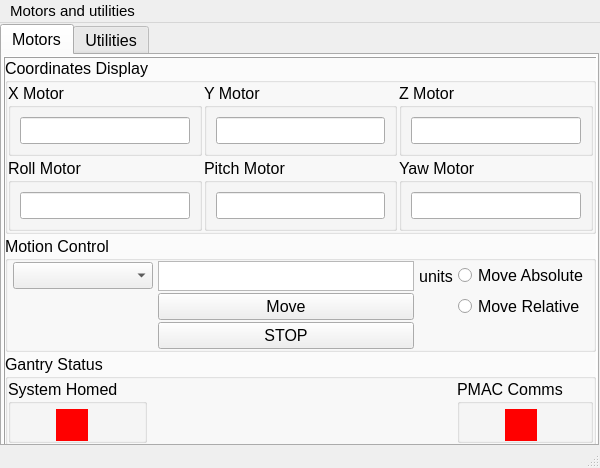
<?xml version="1.0" encoding="UTF-8"?>
<ui version="4.0">
 <class>Motors</class>
 <widget class="QMainWindow" name="Motors">
  <property name="geometry">
   <rect>
    <x>0</x>
    <y>0</y>
    <width>600</width>
    <height>468</height>
   </rect>
  </property>
  <property name="sizePolicy">
   <sizepolicy hsizetype="Ignored" vsizetype="Ignored">
    <horstretch>0</horstretch>
    <verstretch>0</verstretch>
   </sizepolicy>
  </property>
  <property name="maximumSize">
   <size>
    <width>1000000</width>
    <height>1000000</height>
   </size>
  </property>
  <property name="font">
   <font>
    <pointsize>11</pointsize>
   </font>
  </property>
  <property name="windowTitle">
   <string notr="true">Gantry Motor Controller</string>
  </property>
  <property name="toolTip">
   <string notr="true"/>
  </property>
  <property name="statusTip">
   <string notr="true"/>
  </property>
  <property name="whatsThis">
   <string notr="true"/>
  </property>
  <property name="accessibleName">
   <string notr="true"/>
  </property>
  <widget class="QWidget" name="centralwidget">
   <widget class="QTabWidget" name="MotorTabs">
    <property name="geometry">
     <rect>
      <x>0</x>
      <y>1</y>
      <width>599</width>
      <height>422</height>
     </rect>
    </property>
    <property name="font">
     <font>
      <pointsize>12</pointsize>
      <weight>50</weight>
      <bold>false</bold>
     </font>
    </property>
    <property name="toolTip">
     <string notr="true"/>
    </property>
    <property name="accessibleName">
     <string notr="true"/>
    </property>
    <property name="currentIndex">
     <number>0</number>
    </property>
    <widget class="QWidget" name="motorwidget">
     <attribute name="title">
      <string>Motors</string>
     </attribute>
     <widget class="MyFrame" name="frame">
      <property name="geometry">
       <rect>
        <x>1</x>
        <y>1</y>
        <width>595</width>
        <height>392</height>
       </rect>
      </property>
      <property name="frameShape">
       <enum>QFrame::Box</enum>
      </property>
      <property name="frameShadow">
       <enum>QFrame::Raised</enum>
      </property>
      <layout class="QVBoxLayout" name="verticalLayout">
       <property name="spacing">
        <number>2</number>
       </property>
       <property name="leftMargin">
        <number>0</number>
       </property>
       <property name="topMargin">
        <number>0</number>
       </property>
       <property name="rightMargin">
        <number>0</number>
       </property>
       <property name="bottomMargin">
        <number>0</number>
       </property>
       <item>
        <widget class="QGroupBox" name="groupBox_11">
         <property name="font">
          <font>
           <weight>50</weight>
           <bold>false</bold>
          </font>
         </property>
         <property name="title">
          <string>Coordinates Display</string>
         </property>
         <layout class="QGridLayout" name="gridLayout_7">
          <property name="leftMargin">
           <number>0</number>
          </property>
          <property name="topMargin">
           <number>0</number>
          </property>
          <property name="rightMargin">
           <number>0</number>
          </property>
          <property name="bottomMargin">
           <number>0</number>
          </property>
          <property name="spacing">
           <number>2</number>
          </property>
          <item row="0" column="3">
           <widget class="QGroupBox" name="groupBox_7">
            <property name="title">
             <string>Z Motor</string>
            </property>
            <layout class="QVBoxLayout" name="verticalLayout_7">
             <item>
              <widget class="MyQLineEdit" name="z_display">
               <property name="sizePolicy">
                <sizepolicy hsizetype="Preferred" vsizetype="Preferred">
                 <horstretch>0</horstretch>
                 <verstretch>0</verstretch>
                </sizepolicy>
               </property>
              </widget>
             </item>
            </layout>
           </widget>
          </item>
          <item row="1" column="2">
           <widget class="QGroupBox" name="groupBox_8">
            <property name="title">
             <string>Pitch Motor</string>
            </property>
            <layout class="QVBoxLayout" name="verticalLayout_10">
             <item>
              <widget class="MyQLineEdit" name="pitch_display">
               <property name="sizePolicy">
                <sizepolicy hsizetype="Expanding" vsizetype="Minimum">
                 <horstretch>0</horstretch>
                 <verstretch>0</verstretch>
                </sizepolicy>
               </property>
              </widget>
             </item>
            </layout>
           </widget>
          </item>
          <item row="1" column="1">
           <widget class="QGroupBox" name="groupBox_9">
            <property name="title">
             <string>Roll Motor</string>
            </property>
            <layout class="QGridLayout" name="gridLayout">
             <item row="0" column="0">
              <widget class="MyQLineEdit" name="roll_display">
               <property name="sizePolicy">
                <sizepolicy hsizetype="Expanding" vsizetype="Minimum">
                 <horstretch>0</horstretch>
                 <verstretch>0</verstretch>
                </sizepolicy>
               </property>
              </widget>
             </item>
            </layout>
           </widget>
          </item>
          <item row="0" column="1">
           <widget class="QGroupBox" name="groupBox_5">
            <property name="title">
             <string>X Motor</string>
            </property>
            <layout class="QVBoxLayout" name="verticalLayout_6">
             <item>
              <widget class="MyQLineEdit" name="x_display">
               <property name="sizePolicy">
                <sizepolicy hsizetype="Preferred" vsizetype="Preferred">
                 <horstretch>0</horstretch>
                 <verstretch>0</verstretch>
                </sizepolicy>
               </property>
              </widget>
             </item>
            </layout>
           </widget>
          </item>
          <item row="1" column="3">
           <widget class="QGroupBox" name="groupBox_10">
            <property name="title">
             <string>Yaw Motor</string>
            </property>
            <layout class="QVBoxLayout" name="verticalLayout_8">
             <item>
              <widget class="MyQLineEdit" name="yaw_display">
               <property name="sizePolicy">
                <sizepolicy hsizetype="Expanding" vsizetype="Minimum">
                 <horstretch>0</horstretch>
                 <verstretch>0</verstretch>
                </sizepolicy>
               </property>
              </widget>
             </item>
            </layout>
           </widget>
          </item>
          <item row="0" column="2">
           <widget class="QGroupBox" name="groupBox_6">
            <property name="title">
             <string>Y Motor</string>
            </property>
            <layout class="QVBoxLayout" name="verticalLayout_5">
             <item>
              <widget class="MyQLineEdit" name="y_display">
               <property name="sizePolicy">
                <sizepolicy hsizetype="Preferred" vsizetype="Preferred">
                 <horstretch>0</horstretch>
                 <verstretch>0</verstretch>
                </sizepolicy>
               </property>
              </widget>
             </item>
            </layout>
           </widget>
          </item>
         </layout>
        </widget>
       </item>
       <item>
        <widget class="QGroupBox" name="groupBox_12">
         <property name="title">
          <string>Motion Control</string>
         </property>
         <layout class="QGridLayout" name="gridLayout_2">
          <property name="leftMargin">
           <number>5</number>
          </property>
          <property name="topMargin">
           <number>0</number>
          </property>
          <property name="rightMargin">
           <number>5</number>
          </property>
          <property name="bottomMargin">
           <number>0</number>
          </property>
          <property name="horizontalSpacing">
           <number>5</number>
          </property>
          <property name="verticalSpacing">
           <number>2</number>
          </property>
          <item row="1" column="5">
           <widget class="QRadioButton" name="move_abs">
            <property name="font">
             <font>
              <pointsize>12</pointsize>
              <weight>50</weight>
              <bold>false</bold>
             </font>
            </property>
            <property name="toolTip">
             <string notr="true"/>
            </property>
            <property name="accessibleName">
             <string notr="true"/>
            </property>
            <property name="text">
             <string>Move Absolute</string>
            </property>
           </widget>
          </item>
          <item row="2" column="5">
           <widget class="QRadioButton" name="move_rel">
            <property name="font">
             <font>
              <pointsize>12</pointsize>
              <weight>50</weight>
              <bold>false</bold>
             </font>
            </property>
            <property name="toolTip">
             <string notr="true"/>
            </property>
            <property name="accessibleName">
             <string notr="true"/>
            </property>
            <property name="text">
             <string>Move Relative</string>
            </property>
           </widget>
          </item>
          <item row="1" column="4">
           <widget class="MyLabel" name="units">
            <property name="layoutDirection">
             <enum>Qt::LeftToRight</enum>
            </property>
            <property name="text">
             <string>units</string>
            </property>
            <property name="alignment">
             <set>Qt::AlignCenter</set>
            </property>
           </widget>
          </item>
          <item row="2" column="3">
           <widget class="MyPushButton" name="pushButton_2">
            <property name="sizePolicy">
             <sizepolicy hsizetype="Preferred" vsizetype="Fixed">
              <horstretch>0</horstretch>
              <verstretch>0</verstretch>
             </sizepolicy>
            </property>
            <property name="baseSize">
             <size>
              <width>0</width>
              <height>0</height>
             </size>
            </property>
            <property name="font">
             <font>
              <weight>50</weight>
              <bold>false</bold>
             </font>
            </property>
            <property name="accessibleName">
             <string notr="true"/>
            </property>
            <property name="text">
             <string>Move</string>
            </property>
           </widget>
          </item>
          <item row="1" column="0">
           <widget class="MyComboBox" name="motor_selector">
            <property name="sizePolicy">
             <sizepolicy hsizetype="Expanding" vsizetype="Fixed">
              <horstretch>0</horstretch>
              <verstretch>0</verstretch>
             </sizepolicy>
            </property>
           </widget>
          </item>
          <item row="3" column="3">
           <widget class="MyPushButton" name="pushButton">
            <property name="sizePolicy">
             <sizepolicy hsizetype="Preferred" vsizetype="Fixed">
              <horstretch>0</horstretch>
              <verstretch>0</verstretch>
             </sizepolicy>
            </property>
            <property name="maximumSize">
             <size>
              <width>16777215</width>
              <height>16777215</height>
             </size>
            </property>
            <property name="font">
             <font>
              <pointsize>12</pointsize>
              <weight>50</weight>
              <bold>false</bold>
             </font>
            </property>
            <property name="text">
             <string>STOP</string>
            </property>
           </widget>
          </item>
          <item row="1" column="3">
           <widget class="MyTextEdit" name="distance">
            <property name="sizePolicy">
             <sizepolicy hsizetype="Preferred" vsizetype="Preferred">
              <horstretch>0</horstretch>
              <verstretch>0</verstretch>
             </sizepolicy>
            </property>
            <property name="minimumSize">
             <size>
              <width>0</width>
              <height>15</height>
             </size>
            </property>
            <property name="maximumSize">
             <size>
              <width>16777215</width>
              <height>30</height>
             </size>
            </property>
           </widget>
          </item>
         </layout>
        </widget>
       </item>
       <item>
        <widget class="QGroupBox" name="groupBox_13">
         <property name="title">
          <string>Gantry Status</string>
         </property>
         <layout class="QGridLayout" name="gridLayout_8">
          <property name="leftMargin">
           <number>0</number>
          </property>
          <property name="topMargin">
           <number>0</number>
          </property>
          <property name="rightMargin">
           <number>0</number>
          </property>
          <property name="bottomMargin">
           <number>0</number>
          </property>
          <property name="spacing">
           <number>2</number>
          </property>
          <item row="0" column="2">
           <widget class="QGroupBox" name="groupBox_15">
            <property name="title">
             <string>PMAC Comms</string>
            </property>
            <widget class="MyIndicator" name="pmac_display">
             <property name="geometry">
              <rect>
               <x>48</x>
               <y>30</y>
               <width>32</width>
               <height>32</height>
              </rect>
             </property>
             <property name="sizePolicy">
              <sizepolicy hsizetype="Minimum" vsizetype="Minimum">
               <horstretch>0</horstretch>
               <verstretch>0</verstretch>
              </sizepolicy>
             </property>
             <property name="minimumSize">
              <size>
               <width>32</width>
               <height>32</height>
              </size>
             </property>
             <property name="maximumSize">
              <size>
               <width>16777215</width>
               <height>16777215</height>
              </size>
             </property>
             <property name="font">
              <font>
               <pointsize>14</pointsize>
              </font>
             </property>
             <property name="styleSheet">
              <string notr="true">QLabel {background-color: red;}</string>
             </property>
             <property name="text">
              <string/>
             </property>
             <property name="alignment">
              <set>Qt::AlignCenter</set>
             </property>
            </widget>
           </widget>
          </item>
          <item row="0" column="0">
           <widget class="QGroupBox" name="groupBox_14">
            <property name="title">
             <string>System Homed</string>
            </property>
            <widget class="MyIndicator" name="sh_display">
             <property name="enabled">
              <bool>true</bool>
             </property>
             <property name="geometry">
              <rect>
               <x>48</x>
               <y>30</y>
               <width>32</width>
               <height>32</height>
              </rect>
             </property>
             <property name="sizePolicy">
              <sizepolicy hsizetype="Minimum" vsizetype="Minimum">
               <horstretch>0</horstretch>
               <verstretch>0</verstretch>
              </sizepolicy>
             </property>
             <property name="minimumSize">
              <size>
               <width>32</width>
               <height>32</height>
              </size>
             </property>
             <property name="maximumSize">
              <size>
               <width>16777215</width>
               <height>16777215</height>
              </size>
             </property>
             <property name="font">
              <font>
               <pointsize>14</pointsize>
              </font>
             </property>
             <property name="layoutDirection">
              <enum>Qt::LeftToRight</enum>
             </property>
             <property name="styleSheet">
              <string notr="true">QLabel {background-color: red;}</string>
             </property>
             <property name="text">
              <string/>
             </property>
             <property name="alignment">
              <set>Qt::AlignCenter</set>
             </property>
            </widget>
           </widget>
          </item>
          <item row="0" column="1">
           <spacer name="horizontalSpacer">
            <property name="orientation">
             <enum>Qt::Horizontal</enum>
            </property>
            <property name="sizeHint" stdset="0">
             <size>
              <width>40</width>
              <height>20</height>
             </size>
            </property>
           </spacer>
          </item>
         </layout>
        </widget>
       </item>
      </layout>
     </widget>
    </widget>
    <widget class="QWidget" name="utilitieswidget">
     <property name="toolTip">
      <string notr="true"/>
     </property>
     <property name="accessibleName">
      <string notr="true"/>
     </property>
     <property name="accessibleDescription">
      <string notr="true"/>
     </property>
     <attribute name="title">
      <string>Utilities</string>
     </attribute>
     <layout class="QVBoxLayout" name="verticalLayout_3">
      <item>
       <widget class="QFrame" name="frame_2">
        <property name="frameShape">
         <enum>QFrame::StyledPanel</enum>
        </property>
        <property name="frameShadow">
         <enum>QFrame::Raised</enum>
        </property>
        <layout class="QVBoxLayout" name="verticalLayout_4" stretch="0,0,0,0,0">
         <property name="spacing">
          <number>0</number>
         </property>
         <property name="leftMargin">
          <number>0</number>
         </property>
         <property name="topMargin">
          <number>0</number>
         </property>
         <property name="rightMargin">
          <number>0</number>
         </property>
         <property name="bottomMargin">
          <number>0</number>
         </property>
         <item>
          <widget class="QGroupBox" name="groupBox">
           <property name="sizePolicy">
            <sizepolicy hsizetype="Preferred" vsizetype="Preferred">
             <horstretch>0</horstretch>
             <verstretch>0</verstretch>
            </sizepolicy>
           </property>
           <property name="title">
            <string>Gantry Utilities</string>
           </property>
           <layout class="QGridLayout" name="gridLayout_3">
            <property name="leftMargin">
             <number>5</number>
            </property>
            <property name="topMargin">
             <number>0</number>
            </property>
            <property name="rightMargin">
             <number>5</number>
            </property>
            <property name="bottomMargin">
             <number>0</number>
            </property>
            <property name="spacing">
             <number>2</number>
            </property>
            <item row="0" column="0">
             <widget class="MyPushButton" name="ResetAll">
              <property name="sizePolicy">
               <sizepolicy hsizetype="Preferred" vsizetype="Preferred">
                <horstretch>0</horstretch>
                <verstretch>0</verstretch>
               </sizepolicy>
              </property>
              <property name="text">
               <string>Reset All</string>
              </property>
             </widget>
            </item>
            <item row="0" column="1">
             <widget class="MyPushButton" name="HomeGantry">
              <property name="sizePolicy">
               <sizepolicy hsizetype="Preferred" vsizetype="Preferred">
                <horstretch>0</horstretch>
                <verstretch>0</verstretch>
               </sizepolicy>
              </property>
              <property name="text">
               <string>Home Gantry</string>
              </property>
             </widget>
            </item>
           </layout>
          </widget>
         </item>
         <item>
          <widget class="QGroupBox" name="groupBox_2">
           <property name="sizePolicy">
            <sizepolicy hsizetype="Preferred" vsizetype="Preferred">
             <horstretch>0</horstretch>
             <verstretch>0</verstretch>
            </sizepolicy>
           </property>
           <property name="title">
            <string>PMAC Connection</string>
           </property>
           <layout class="QGridLayout" name="gridLayout_4">
            <property name="leftMargin">
             <number>5</number>
            </property>
            <property name="topMargin">
             <number>5</number>
            </property>
            <property name="rightMargin">
             <number>5</number>
            </property>
            <property name="bottomMargin">
             <number>5</number>
            </property>
            <property name="spacing">
             <number>2</number>
            </property>
            <item row="5" column="2">
             <widget class="MyQLineEdit" name="pword_field">
              <property name="sizePolicy">
               <sizepolicy hsizetype="Preferred" vsizetype="Preferred">
                <horstretch>0</horstretch>
                <verstretch>0</verstretch>
               </sizepolicy>
              </property>
             </widget>
            </item>
            <item row="5" column="0">
             <widget class="MyQLineEdit" name="IP_field">
              <property name="sizePolicy">
               <sizepolicy hsizetype="Preferred" vsizetype="Preferred">
                <horstretch>0</horstretch>
                <verstretch>0</verstretch>
               </sizepolicy>
              </property>
             </widget>
            </item>
            <item row="5" column="1">
             <widget class="MyQLineEdit" name="uname_field">
              <property name="sizePolicy">
               <sizepolicy hsizetype="Preferred" vsizetype="Preferred">
                <horstretch>0</horstretch>
                <verstretch>0</verstretch>
               </sizepolicy>
              </property>
             </widget>
            </item>
            <item row="0" column="0">
             <widget class="MyLabel" name="IP_label">
              <property name="text">
               <string>PMAC IP:</string>
              </property>
              <property name="alignment">
               <set>Qt::AlignCenter</set>
              </property>
             </widget>
            </item>
            <item row="0" column="1">
             <widget class="MyLabel" name="uname_label">
              <property name="text">
               <string>Username:</string>
              </property>
              <property name="alignment">
               <set>Qt::AlignCenter</set>
              </property>
             </widget>
            </item>
            <item row="0" column="2">
             <widget class="MyLabel" name="pword_label">
              <property name="text">
               <string>Password:</string>
              </property>
              <property name="alignment">
               <set>Qt::AlignCenter</set>
              </property>
             </widget>
            </item>
            <item row="6" column="1">
             <widget class="MyPushButton" name="connect">
              <property name="sizePolicy">
               <sizepolicy hsizetype="Preferred" vsizetype="Preferred">
                <horstretch>0</horstretch>
                <verstretch>0</verstretch>
               </sizepolicy>
              </property>
              <property name="text">
               <string>Connect</string>
              </property>
             </widget>
            </item>
           </layout>
          </widget>
         </item>
         <item>
          <widget class="QGroupBox" name="groupBox_3">
           <property name="sizePolicy">
            <sizepolicy hsizetype="Preferred" vsizetype="Preferred">
             <horstretch>0</horstretch>
             <verstretch>0</verstretch>
            </sizepolicy>
           </property>
           <property name="title">
            <string>Jog Speed Selector</string>
           </property>
           <layout class="QGridLayout" name="gridLayout_5">
            <property name="leftMargin">
             <number>5</number>
            </property>
            <property name="topMargin">
             <number>0</number>
            </property>
            <property name="rightMargin">
             <number>5</number>
            </property>
            <property name="bottomMargin">
             <number>0</number>
            </property>
            <property name="spacing">
             <number>2</number>
            </property>
            <item row="0" column="3">
             <widget class="MyPushButton" name="setspeed">
              <property name="sizePolicy">
               <sizepolicy hsizetype="Preferred" vsizetype="Minimum">
                <horstretch>0</horstretch>
                <verstretch>0</verstretch>
               </sizepolicy>
              </property>
              <property name="text">
               <string>Set Speed</string>
              </property>
             </widget>
            </item>
            <item row="0" column="2">
             <widget class="MyLabel" name="label">
              <property name="sizePolicy">
               <sizepolicy hsizetype="Minimum" vsizetype="Preferred">
                <horstretch>0</horstretch>
                <verstretch>0</verstretch>
               </sizepolicy>
              </property>
              <property name="text">
               <string>units</string>
              </property>
             </widget>
            </item>
            <item row="0" column="0">
             <widget class="MyComboBox" name="motor_selector_2">
              <property name="sizePolicy">
               <sizepolicy hsizetype="Preferred" vsizetype="Minimum">
                <horstretch>0</horstretch>
                <verstretch>0</verstretch>
               </sizepolicy>
              </property>
              <property name="styleSheet">
               <string notr="true"/>
              </property>
             </widget>
            </item>
            <item row="1" column="3">
             <widget class="MyPushButton" name="getspeed">
              <property name="sizePolicy">
               <sizepolicy hsizetype="Preferred" vsizetype="Minimum">
                <horstretch>0</horstretch>
                <verstretch>0</verstretch>
               </sizepolicy>
              </property>
              <property name="text">
               <string>Get Speed</string>
              </property>
             </widget>
            </item>
            <item row="0" column="1">
             <widget class="MyTextEdit" name="set_display">
              <property name="sizePolicy">
               <sizepolicy hsizetype="Preferred" vsizetype="Minimum">
                <horstretch>0</horstretch>
                <verstretch>0</verstretch>
               </sizepolicy>
              </property>
              <property name="maximumSize">
               <size>
                <width>16777215</width>
                <height>30</height>
               </size>
              </property>
             </widget>
            </item>
           </layout>
          </widget>
         </item>
         <item>
          <widget class="QGroupBox" name="groupBox_4">
           <property name="sizePolicy">
            <sizepolicy hsizetype="Preferred" vsizetype="Preferred">
             <horstretch>0</horstretch>
             <verstretch>0</verstretch>
            </sizepolicy>
           </property>
           <property name="title">
            <string>Custom Stage Position (FUTURE!!)</string>
           </property>
           <layout class="QGridLayout" name="gridLayout_6">
            <property name="leftMargin">
             <number>5</number>
            </property>
            <property name="topMargin">
             <number>0</number>
            </property>
            <property name="rightMargin">
             <number>5</number>
            </property>
            <property name="bottomMargin">
             <number>0</number>
            </property>
            <property name="spacing">
             <number>2</number>
            </property>
            <item row="1" column="2">
             <widget class="MyPushButton" name="savepos_button">
              <property name="sizePolicy">
               <sizepolicy hsizetype="Preferred" vsizetype="Preferred">
                <horstretch>0</horstretch>
                <verstretch>0</verstretch>
               </sizepolicy>
              </property>
              <property name="text">
               <string>Save Pos</string>
              </property>
             </widget>
            </item>
            <item row="2" column="2">
             <widget class="MyPushButton" name="gotopos_button">
              <property name="sizePolicy">
               <sizepolicy hsizetype="Preferred" vsizetype="Preferred">
                <horstretch>0</horstretch>
                <verstretch>0</verstretch>
               </sizepolicy>
              </property>
              <property name="text">
               <string>Go To Pos</string>
              </property>
             </widget>
            </item>
            <item row="1" column="0">
             <widget class="MyQLineEdit" name="stage_pos_field">
              <property name="sizePolicy">
               <sizepolicy hsizetype="Preferred" vsizetype="Minimum">
                <horstretch>0</horstretch>
                <verstretch>0</verstretch>
               </sizepolicy>
              </property>
              <property name="inputMask">
               <string notr="true"/>
              </property>
             </widget>
            </item>
            <item row="1" column="1">
             <widget class="MyComboBox" name="saved_stage_pos"/>
            </item>
           </layout>
          </widget>
         </item>
         <item>
          <spacer name="verticalSpacer">
           <property name="orientation">
            <enum>Qt::Vertical</enum>
           </property>
           <property name="sizeHint" stdset="0">
            <size>
             <width>20</width>
             <height>40</height>
            </size>
           </property>
          </spacer>
         </item>
        </layout>
       </widget>
      </item>
     </layout>
    </widget>
   </widget>
  </widget>
  <widget class="QMenuBar" name="menubar">
   <property name="geometry">
    <rect>
     <x>0</x>
     <y>0</y>
     <width>600</width>
     <height>22</height>
    </rect>
   </property>
   <widget class="QMenu" name="menuMotors_and_utilities">
    <property name="title">
     <string>Motors and utilities</string>
    </property>
   </widget>
   <addaction name="menuMotors_and_utilities"/>
  </widget>
  <widget class="QStatusBar" name="statusbar"/>
 </widget>
 <customwidgets>
  <customwidget>
   <class>MyLabel</class>
   <extends>QLabel</extends>
   <header location="global">BaseClasses.py</header>
  </customwidget>
  <customwidget>
   <class>MyQLineEdit</class>
   <extends>QLineEdit</extends>
   <header location="global">BaseClasses.py</header>
  </customwidget>
  <customwidget>
   <class>MyPushButton</class>
   <extends>QPushButton</extends>
   <header location="global">Graphics.BaseClasses</header>
  </customwidget>
  <customwidget>
   <class>MyTextEdit</class>
   <extends>QTextEdit</extends>
   <header location="global">Graphics.BaseClasses</header>
  </customwidget>
  <customwidget>
   <class>MyIndicator</class>
   <extends>QLabel</extends>
   <header location="global">Graphics.BaseClasses</header>
  </customwidget>
  <customwidget>
   <class>MyComboBox</class>
   <extends>QComboBox</extends>
   <header location="global">Graphics.BaseClasses</header>
  </customwidget>
  <customwidget>
   <class>MyFrame</class>
   <extends>QFrame</extends>
   <header location="global">Graphics.BaseClasses</header>
   <container>1</container>
  </customwidget>
 </customwidgets>
 <resources/>
 <connections/>
</ui>
